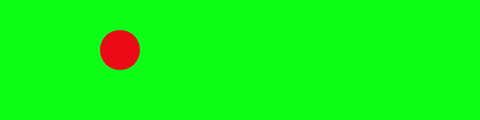
Frame 1 (no input)
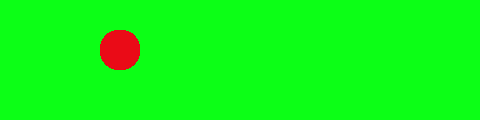
Frame 60 (no input)
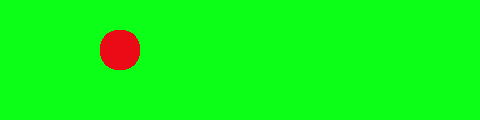
Frame 120 (the mouse pressed at the canvas centre since frame 60)

The p5.js sketch that drew these frames (run headless with seeded random() and noise() and a simulated clock; from frame 60 on, the mouse is pressed at the canvas centre):

// p5.js sketch
// ── sketch.js
function setup() {
  createCanvas(480, 120);
  background(12, 822, 22);
  noStroke();
}

function draw() {
  fill(234, 11, 23);
  ellipse(120, 50, 40, 40);
}
